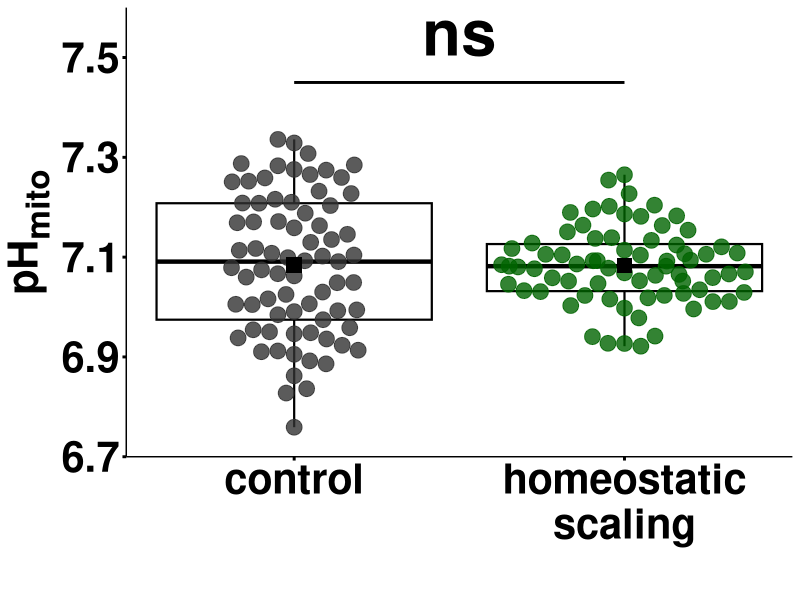
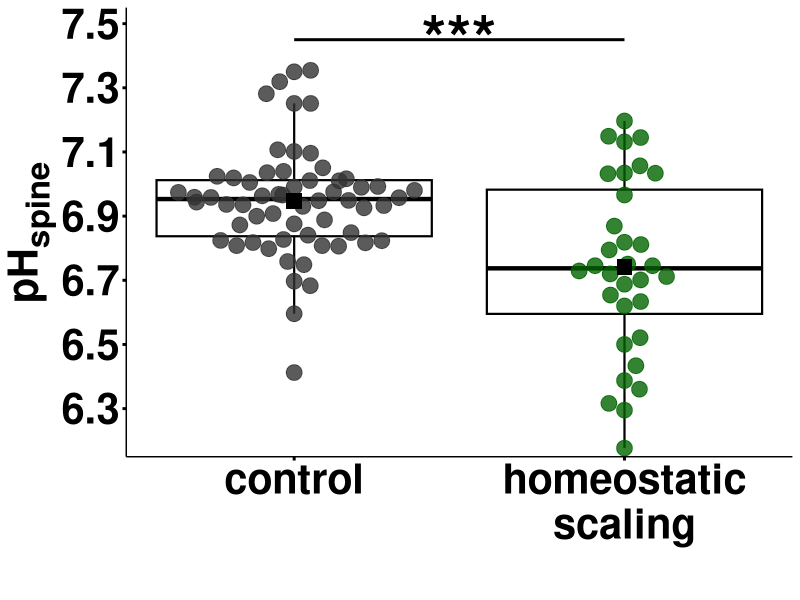
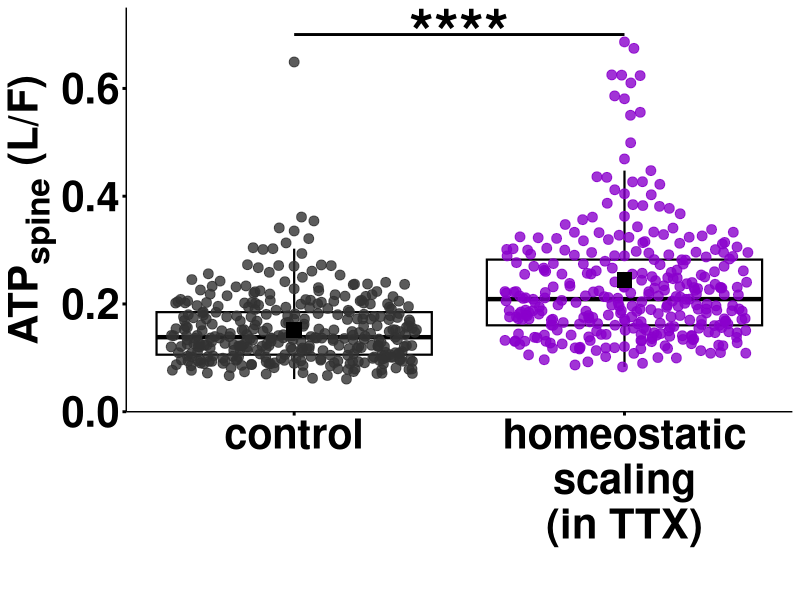

Write R code to recreate these figures, in order.
## ---- chunk 1

# Global chunk options: hide messages & warnings everywhere
knitr::opts_chunk$set(
  message = FALSE,
  warning = FALSE,
  echo = TRUE
)
## ---- chunk 2
# === Libraries ===
library(dplyr)
library(readr)
library(ggplot2)
library(ggbeeswarm)
library(rstatix)
library(car)        # for Levene's test
library(ggtext)     # for element_markdown()

# === Load data (without Dish) ===
pH_df <- read_csv("./Mito pH.csv") %>%
  filter(Condition %in% c("Control", "TTX"))
pH_df %>% arrange(Date, Condition, Dish, Cell, Mito_ID)

# === Animals per condition (check) ===
pH_df %>%
  distinct(Date, Condition) %>%
  count(Condition, name = "n_animal")
# === Cells per condition (check) ===
pH_df %>%
  distinct(Date, Condition, Dish, Cell) %>%
  count(Condition, name = "n_cell")
# === Spines per condition (check) ===
pH_df %>%
  count(Condition, name = "n_mito")

# === Normality and test selection ===
if (TRUE) {
  
  # 1. Shapiro-Wilk test for normality per group
  shapiro_results <- pH_df %>%
    group_by(Condition) %>%
    summarise(
      shapiro_p = shapiro.test(Mito_pH)$p.value,
      .groups = "drop"
    )
  shapiro_results
  
  # 2. If all groups pass Shapiro -> check variance with Levene
  if (all(shapiro_results$shapiro_p > 0.05)) {
    levene <- leveneTest(Mito_pH ~ Condition, data = pH_df, center = median)
    levene
    
    # 3a. Equal variances -> Student’s t-test
    if (levene$`Pr(>F)`[1] > 0.05) {
      stat_res <- t.test(Mito_pH ~ Condition, data = pH_df, var.equal = TRUE)
      test_used <- "Student's t-test"
      
    # 3b. Unequal variances -> Welch’s t-test
    } else {
      stat_res <- t.test(Mito_pH ~ Condition, data = pH_df, var.equal = FALSE)
      test_used <- "Welch's t-test"
    }
    
  # 4. If any group fails Shapiro -> Wilcoxon rank-sum
  } else {
    stat_res <- wilcox.test(Mito_pH ~ Condition, data = pH_df, exact = FALSE)
    test_used <- "Wilcoxon rank-sum test"
  }
  
  # Output
  test_used
  stat_res
}

# === Prepare data for plotting ===
spacing_map <- c("Control" = 1, "TTX" = 2.2)
pH_df <- pH_df %>%
  filter(Condition %in% names(spacing_map)) %>%
  mutate(
    x_pos = spacing_map[Condition],
    Condition = factor(Condition, levels = c("Control", "TTX"))
  )

# === Build annotation (stars) ===
pval <- stat_res$p.value
p.signif <- case_when(
  pval < 0.0001 ~ "****",
  pval < 0.001  ~ "***",
  pval < 0.01   ~ "**",
  pval < 0.05   ~ "*",
  TRUE          ~ "ns"
)

test_results <- tibble(
  group1_x = spacing_map["Control"],
  group2_x = spacing_map["TTX"],
  y.position = 7.45,
  p.signif = p.signif
)

# === Final plot ===
ggplot(pH_df, aes(x = x_pos, y = Mito_pH, color = Condition)) +
  geom_boxplot(aes(group = x_pos), fill = NA, width = 1,
               outlier.shape = NA, size = 0.75, color = "black") +
  geom_beeswarm(cex = 5, priority = "random", size = 5, alpha = 0.8, corral = "random") +
  stat_summary(fun = mean, geom = "point", shape = 15, size = 5, color = "black") +
  geom_segment(data = test_results,
               aes(x = group1_x, xend = group2_x, y = y.position, yend = y.position),
               inherit.aes = FALSE, size = 1, color = "black") +
  geom_text(data = test_results,
            aes(x = (group1_x + group2_x)/2, y = y.position + 0.1, label = p.signif),
            inherit.aes = FALSE, size = 16, fontface = "bold") +
  scale_x_continuous(breaks = c(1, 2.2),
                     labels = c("control", "homeostatic\nscaling")) +
  scale_color_manual(values = c("grey20", "#006400")) +
  scale_y_continuous(
    breaks = c(6.3, 6.5, 6.7, 6.9, 7.1, 7.3, 7.5),
    expand = c(0, 0)
  ) +
  coord_cartesian(ylim = c(6.7, 7.6)) +
  labs(x = "", y = "pH<sub>mito</sub>") +
  theme_classic() +
  theme(
    axis.title.y = element_markdown(),
    panel.grid = element_blank(),
    panel.background = element_rect(fill = "transparent"),
    plot.background = element_rect(fill = "transparent", color = NA),
    legend.position = "none",
    text = element_text(size = 30, color = "black", face = "bold"),
    axis.text.x = element_text(size = 30, face = "bold", color = "black"),
    axis.text.y = element_text(size = 30, face = "bold", color = "black"),
    axis.ticks = element_line(size = 1, color = "black"),
    axis.line = element_line(size = 0.5, colour = "black")
  )
## ---- chunk 3
# === Libraries ===
library(dplyr)
library(readr)
library(ggplot2)
library(ggbeeswarm)
library(rstatix)
library(car)        # for Levene's test
library(ggtext)     # for element_markdown()

# === Load data (without Dish) ===
pH_df <- read_csv("./Spine pH.csv") %>%
  filter(Condition %in% c("Control", "TTX"))
pH_df %>% arrange(Date, Condition, Dish, Cell, Spine_ID)

# === Animals per condition (check) ===
pH_df %>%
  distinct(Date, Condition) %>%
  count(Condition, name = "n_animal")
# === Cells per condition (check) ===
pH_df %>%
  distinct(Date, Condition, Dish, Cell) %>%
  count(Condition, name = "n_cell")
# === Spines per condition (check) ===
pH_df %>%
  count(Condition, name = "n_spines")

# === Normality and test selection ===
if (TRUE) {
  
  # 1. Shapiro-Wilk test for normality per group
  shapiro_results <- pH_df %>%
    group_by(Condition) %>%
    summarise(
      shapiro_p = shapiro.test(Spine_pH)$p.value,
      .groups = "drop"
    )
  shapiro_results
  
  # 2. If all groups pass Shapiro -> check variance with Levene
  if (all(shapiro_results$shapiro_p > 0.05)) {
    levene <- leveneTest(Spine_pH ~ Condition, data = pH_df, center = median)
    levene
    
    # 3a. Equal variances -> Student’s t-test
    if (levene$`Pr(>F)`[1] > 0.05) {
      stat_res <- t.test(Spine_pH ~ Condition, data = pH_df, var.equal = TRUE)
      test_used <- "Student's t-test"
      
    # 3b. Unequal variances -> Welch’s t-test
    } else {
      stat_res <- t.test(Spine_pH ~ Condition, data = pH_df, var.equal = FALSE)
      test_used <- "Welch's t-test"
    }
    
  # 4. If any group fails Shapiro -> Wilcoxon rank-sum
  } else {
    stat_res <- wilcox.test(Spine_pH ~ Condition, data = pH_df, exact = FALSE)
    test_used <- "Wilcoxon rank-sum test"
  }
  
  # Output
  test_used
  stat_res
}

# === Prepare data for plotting ===
spacing_map <- c("Control" = 1, "TTX" = 2.2)
pH_df <- pH_df %>%
  filter(Condition %in% names(spacing_map)) %>%
  mutate(
    x_pos = spacing_map[Condition],
    Condition = factor(Condition, levels = c("Control", "TTX"))
  )

# === Build annotation (stars) ===
pval <- stat_res$p.value
p.signif <- case_when(
  pval < 0.0001 ~ "****",
  pval < 0.001  ~ "***",
  pval < 0.01   ~ "**",
  pval < 0.05   ~ "*",
  TRUE          ~ "ns"
)

test_results <- tibble(
  group1_x = spacing_map["Control"],
  group2_x = spacing_map["TTX"],
  y.position = 7.45,
  p.signif = p.signif
)

# === Final plot ===
ggplot(pH_df, aes(x = x_pos, y = Spine_pH, color = Condition)) +
  geom_boxplot(aes(group = x_pos), fill = NA, width = 1,
               outlier.shape = NA, size = 0.75, color = "black") +
  geom_beeswarm(cex = 5, priority = "random", size = 5, alpha = 0.8, corral = "random") +
  stat_summary(fun = mean, geom = "point", shape = 15, size = 5, color = "black") +
  geom_segment(data = test_results,
               aes(x = group1_x, xend = group2_x, y = y.position, yend = y.position),
               inherit.aes = FALSE, size = 1, color = "black") +
  geom_text(data = test_results,
            aes(x = (group1_x + group2_x)/2, y = y.position + 0.005, label = p.signif),
            inherit.aes = FALSE, size = 16, fontface = "bold") +
  scale_x_continuous(breaks = c(1, 2.2),
                     labels = c("control", "homeostatic\nscaling")) +
  scale_color_manual(values = c("grey20", "#006400")) +
  scale_y_continuous(
    breaks = c(6.3, 6.5, 6.7, 6.9, 7.1, 7.3, 7.5),
    expand = c(0, 0)
  ) +
  coord_cartesian(ylim = c(6.15, 7.55)) +
  labs(x = "", y = "pH<sub>spine</sub>") +
  theme_classic() +
  theme(
    axis.title.y = element_markdown(),
    panel.grid = element_blank(),
    panel.background = element_rect(fill = "transparent"),
    plot.background = element_rect(fill = "transparent", color = NA),
    legend.position = "none",
    text = element_text(size = 30, color = "black", face = "bold"),
    axis.text.x = element_text(size = 30, face = "bold", color = "black"),
    axis.text.y = element_text(size = 30, face = "bold", color = "black"),
    axis.ticks = element_line(size = 1, color = "black"),
    axis.line = element_line(size = 0.5, colour = "black")
  )

## ---- chunk 4
# === Libraries ===
library(dplyr)
library(readr)
library(ggplot2)
library(ggbeeswarm)
library(rstatix)
library(car)        # for Levene's test
library(ggtext)     # for element_markdown()

# === Load data (without Dish) ===
LbyF_df <- read_csv("./Spine LbyF.csv") %>%
  dplyr::select(Date, Condition, Dish, Cell, L, F, LbyF) %>%
  filter(Condition %in% c("Control", "TTXinTTX"))
LbyF_df %>% arrange(Date, Condition, Dish, Cell)

# === Animals per condition (check) ===
LbyF_df %>%
  distinct(Date, Condition) %>%
  count(Condition, name = "n_animal")
# === Cells per condition (check) ===
LbyF_df %>%
  distinct(Date, Condition, Dish, Cell) %>%
  count(Condition, name = "n_cell")
# === Spines per condition (check) ===
LbyF_df %>%
  count(Condition, name = "n_spines")

# === Normality and test selection ===
if (TRUE) {
  
  # 1. Shapiro-Wilk test for normality per group
  shapiro_results <- LbyF_df %>%
    group_by(Condition) %>%
    summarise(
      shapiro_p = shapiro.test(LbyF)$p.value,
      .groups = "drop"
    )
  shapiro_results
  
  # 2. If all groups pass Shapiro -> check variance with Levene
  if (all(shapiro_results$shapiro_p > 0.05)) {
    levene <- leveneTest(LbyF ~ Condition, data = LbyF_df, center = median)
    levene
    
    # 3a. Equal variances -> Student’s t-test
    if (levene$`Pr(>F)`[1] > 0.05) {
      stat_res <- t.test(LbyF ~ Condition, data = LbyF_df, var.equal = TRUE)
      test_used <- "Student's t-test"
      
    # 3b. Unequal variances -> Welch’s t-test
    } else {
      stat_res <- t.test(LbyF ~ Condition, data = LbyF_df, var.equal = FALSE)
      test_used <- "Welch's t-test"
    }
    
  # 4. If any group fails Shapiro -> Wilcoxon rank-sum
  } else {
    stat_res <- wilcox.test(LbyF ~ Condition, data = LbyF_df, exact = FALSE)
    test_used <- "Wilcoxon rank-sum test"
  }
  
  # Output
  test_used
  stat_res
}

# === Prepare data for plotting ===
spacing_map <- c("Control" = 1, "TTXinTTX" = 2.2)
LbyF_df <- LbyF_df %>%
  filter(Condition %in% names(spacing_map)) %>%
  mutate(
    x_pos = spacing_map[Condition],
    Condition = factor(Condition, levels = c("Control", "TTXinTTX"))
  )

# === Build annotation (stars) ===
pval <- stat_res$p.value
p.signif <- case_when(
  pval < 0.0001 ~ "****",
  pval < 0.001  ~ "***",
  pval < 0.01   ~ "**",
  pval < 0.05   ~ "*",
  TRUE          ~ "ns"
)

test_results <- tibble(
  group1_x = spacing_map["Control"],
  group2_x = spacing_map["TTXinTTX"],
  y.position = 0.7,
  p.signif = p.signif
)

# === Final plot ===
ggplot(LbyF_df, aes(x = x_pos, y = LbyF, color = Condition)) +
  geom_boxplot(aes(group = x_pos), fill = NA, width = 1,
               outlier.shape = NA, size = 0.75, color = "black") +
  geom_beeswarm(cex = 3, priority = "random", size = 3, alpha = 0.8, corral = "random") +
  stat_summary(fun = mean, geom = "point", shape = 15, size = 5, color = "black") +
  geom_segment(data = test_results,
               aes(x = group1_x, xend = group2_x, y = y.position, yend = y.position),
               inherit.aes = FALSE, size = 1, color = "black") +
  geom_text(data = test_results,
            aes(x = (group1_x + group2_x)/2, y = y.position + 0.005, label = p.signif),
            inherit.aes = FALSE, size = 16, fontface = "bold") +
  scale_x_continuous(breaks = c(1, 2.2),
                     labels = c("control", "homeostatic\nscaling\n(in TTX)")) +
  scale_color_manual(values = c("grey20", "#8A00CB")) +
  scale_y_continuous(
    breaks = c(0, 0.2, 0.4, 0.6, 0.8, 1.0, 1.2, 1.4),
    expand = c(0, 0)
  ) +
  coord_cartesian(ylim = c(0, 0.75)) +
  labs(x = "", y = "ATP<sub>spine</sub> (L/F)") +
  theme_classic() +
  theme(
    axis.title.y = element_markdown(),
    panel.grid = element_blank(),
    panel.background = element_rect(fill = "transparent"),
    plot.background = element_rect(fill = "transparent", color = NA),
    legend.position = "none",
    text = element_text(size = 30, color = "black", face = "bold"),
    axis.text.x = element_text(size = 30, face = "bold", color = "black"),
    axis.text.y = element_text(size = 30, face = "bold", color = "black"),
    axis.ticks = element_line(size = 1, color = "black"),
    axis.line = element_line(size = 0.5, colour = "black")
  )

